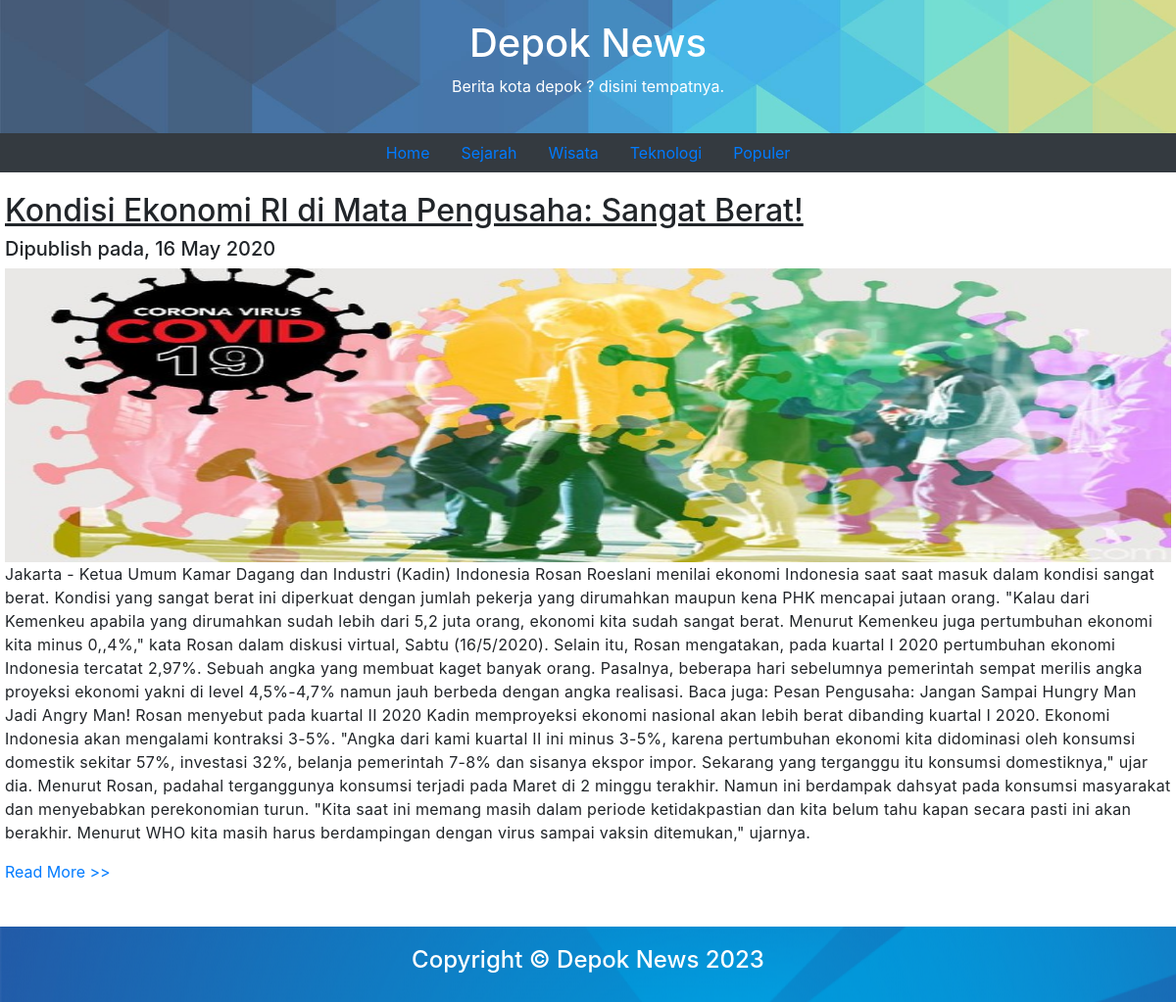
The app's page /populer-kota-depok.php with its own data.
### tables this page shows
CREATE TABLE `berita` (
  `id` int(11) NOT NULL,
  `id_kategori` int(11) NOT NULL,
  `judul` text NOT NULL,
  `isi` text NOT NULL,
  `sumber` text NOT NULL,
  `gambar` varchar(255) NOT NULL,
  `pengirim` varchar(128) NOT NULL,
  `tanggal` date NOT NULL,
  `status` varchar(15) NOT NULL
);

### populer-kota-depok.php (the view, shortened to what this page needs)
<!DOCTYPE html>
<html lang="en">
<head>
    <link rel="stylesheet" href="asset/style.css">
    <link rel="stylesheet" href="https://maxcdn.bootstrapcdn.com/bootstrap/4.0.0/css/bootstrap.min.css">
</head>
<body>
    <div class="header">
        <h1>Depok News</h1>
        <p>Berita kota depok ? disini tempatnya.</p>
    </div>
    <ul class="nav justify-content-center bg-dark">
      <li class="nav-item">
        <a class="nav-link" href="index.php">Home</a>
      </li>
      <li class="nav-item">
        <a class="nav-link" href="sejarah-kota-depok.php">Sejarah</a>
      </li>
      <li class="nav-item">
        <a class="nav-link" href="wisata-kota-depok.php">Wisata</a>
      </li>
      <li class="nav-item">
        <a class="nav-link" href="teknologi-kota-depok.php">Teknologi</a>
      </li>
       <li class="nav-item">
        <a class="nav-link active" href="populer-kota-depok.php">Populer</a>
      </li>
    </ul>
    <div class="row">
        <div class="main">
            <?php
            $conn = mysqli_connect('localhost','root','','uts_depok_news');
            $query = "SELECT * FROM berita WHERE status = 'aktif' AND id_kategori = 7 ORDER BY tanggal DESC";
            $sql = mysqli_query($conn, $query);
            while ($data = mysqli_fetch_array($sql)) {
                $tglNow = date_create($data['tanggal']);
            ?>
                <h2><u><?= $data['judul'] ?></u></h2>
                <h5>Dipublish pada, <?= date_format($tglNow, 'd F Y') ?></h5>
                <img src="uploads/<?= $data['gambar'] ?>" width="100%" height="300" alt="Gambar">
                <p style="letter-spacing:0.3px;"><?= $data['isi'] ?></p>
                <a href="#" onclick="window.open('<?= $data['sumber'] ?>')">Read More >></a>
                <br>
                <br>
            <?php } ?>
        </div>
    </div>
    <div class="footer">
        <h4 style="color:white;">Copyright &copy; Depok News <?= date('Y') ?></h2>
    </div>
</body>
</html>

### asset/style.css (style rules this page uses)
* { box-sizing: border-box; }
body { font-family: Arial, Helvetica, sans-serif; margin: 0; }
.header { padding: 20px; text-align: center; background: url('header.jpg'); background-position: center; background-repeat: no-repeat; background-size: cover; color: white; }
.header h1 { font-size: 40px; }
.row { display: -ms-flexbox; display: flex; -ms-flex-wrap: wrap; flex-wrap: wrap; }
.main { -ms-flex: 70%; flex: 70%; background-color: white; padding: 20px; }
.footer { padding: 20px; text-align: center; background: url('footer.png'); }

### records on screen
berita: judul "Kondisi Ekonomi RI di Mata Pengusaha: Sangat Berat!", tanggal "16 May 2020", gambar (picture), isi "Jakarta - Ketua Umum Kamar Dagang dan Industri (Kadin) Indonesia Rosan Roeslani menilai ekonomi Indonesia saat saat masuk dalam kondisi sangat berat. Kondisi yang sangat berat ini diperkuat dengan jumlah pekerja yang dirumahkan maupun kena PHK mencapai jutaan orang. \"Kalau dari Kemenkeu apabila yang dirumahkan sudah lebih dari 5,2 juta orang, ekonomi kita sudah sangat berat. Menurut Kemenkeu juga pertumbuhan ekonomi kita minus 0,,4%,\" kata Rosan dalam diskusi virtual, Sabtu (16/5/2020). Selain itu, Rosan mengatakan, pada kuartal I 2020 pertumbuhan ekonomi Indonesia tercatat 2,97%. Sebuah angka yang membuat kaget banyak orang. Pasalnya, beberapa hari sebelumnya pemerintah sempat merilis…"
